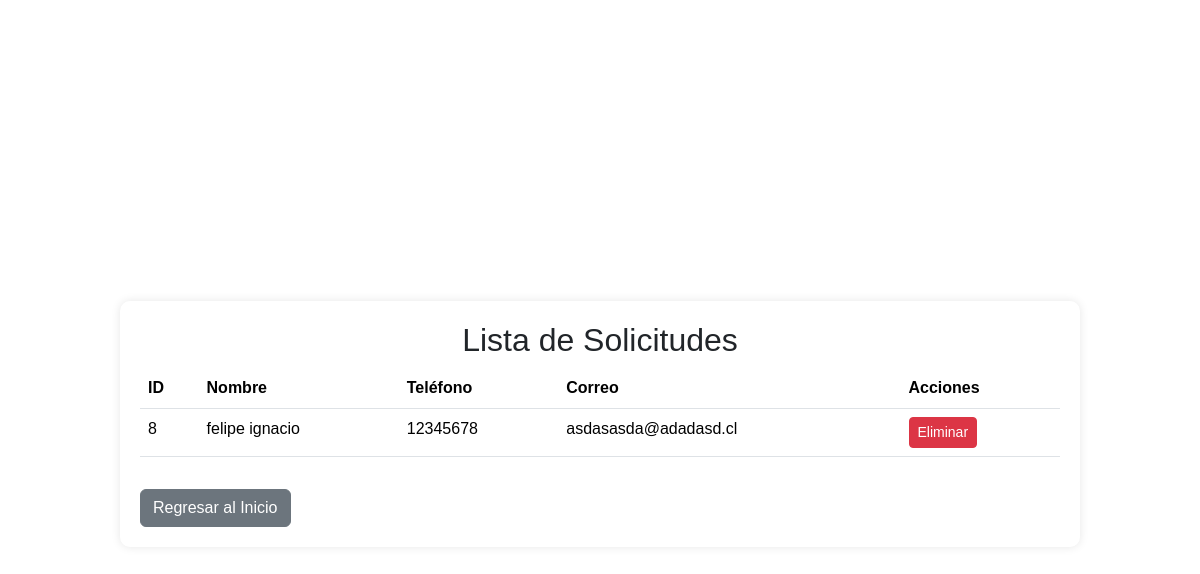
Screenshot of /lista_solicitudes/ (signed in) with the database file from the repository.
### informe/models.py (models this page shows, shortened)
class Solicitud(models.Model):
    id_solicitud = models.AutoField(primary_key=True)
    nombre = models.CharField(max_length=60)
    telefono = models.CharField(max_length=20)
    correo_electrónico = models.EmailField()

### informe/views.py (the view)
# urls.py: path('lista_solicitudes/', views.lista_solicitudes, name='lista_solicitudes'),
@login_required
def lista_solicitudes(request):
    solicitudes = Solicitud.objects.all()
    return render(request, 'informe/lista_solicitudes.html', {'solicitudes': solicitudes})

### informe/templates/informe/lista_solicitudes.html (shortened to what this page needs)
<!DOCTYPE html>
<html lang="en">
<head>
    {% load static %}
    <link rel="stylesheet" href="{% static 'informe/css/bootstrap.min.css' %}">
    <link rel="stylesheet" href="{% static 'informe/css/estilos.css' %}">
</head>
<body class="fondo">
    <div class="container mt-5">
        <h2 class="text-center">Lista de Solicitudes</h2>
        <table class="table">
            <thead>
                <tr>
                    <th>ID</th>
                    <th>Nombre</th>
                    <th>Teléfono</th>
                    <th>Correo</th>
                    <th>Acciones</th>
                </tr>
            </thead>
            <tbody>
                {% for solicitud in solicitudes %}
                <tr>
                    <td>{{ solicitud.id_solicitud }}</td>
                    <td>{{ solicitud.nombre }}</td>
                    <td>{{ solicitud.telefono }}</td>
                    <td>{{ solicitud.correo_electrónico }}</td>
                    <td>
                        <a href="{% url 'eliminar_solicitud' solicitud.id_solicitud %}" class="btn btn-danger btn-sm">Eliminar</a>
                    </td>
                </tr>
                {% endfor %}
            </tbody>
        </table>
        <a href="{% url 'index' %}" class="btn btn-secondary mt-3">Regresar al Inicio</a>
    </div>
</body>
</html>

### informe/static/informe/css/estilos.css (style rules this page uses)
.fondo { background-image: url('../img/fondoverde.jpg'); background-repeat: no-repeat; background-size: cover; background-position: center center; margin: 0; display: flex; align-items: center; justify-content: center; flex-direction: column; font-family: 'Lucida Sans', 'Lucida Sans Regular', 'Lucida Grande', 'Lucida Sans Unicode', Verdana, sans-serif; overflow-x: hidden; min-height: 100vh; }
.container { width: 80%; margin: 0 auto; background-color: rgba(255, 255, 255, 0.275); padding: 20px; border-radius: 10px; box-shadow: 0 0 10px rgba(0, 0, 0, 0.1); }

### rows the page displays
Solicitud: id_solicitud "8", nombre "felipe ignacio", telefono "12345678", correo_electrónico "asdasasda@adadasd.cl"
